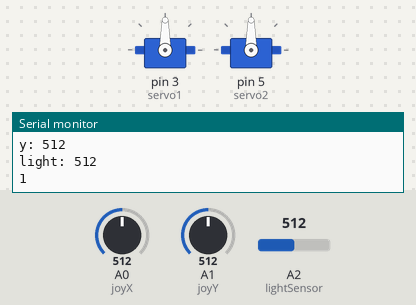
Simulated run of this sketch. Board: Arduino Mega 2560, built with avr-gcc and run on an emulated ATmega2560. Parts: 2 × servo, the last lines printed to the serial monitor. The inputs (shaded band) are chosen by the test bench; at power-on: A0 (joyX) = 512, A1 (joyY) = 512, A2 (lightSensor) = 512.

Above: at 1.2 s.
1.3 s: A0 (joyX) set to 200
At 3.6 s:
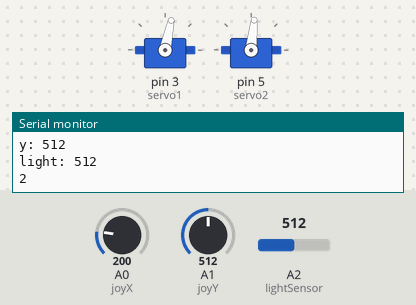
4.1 s: A1 (joyY) set to 0
At 5.3 s:
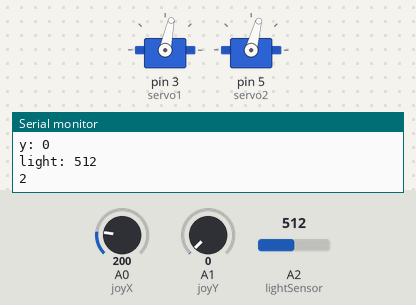
5.6 s: A0 (joyX) set to 306
At 6.1 s:
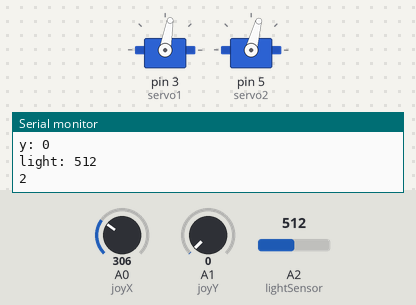
7.1 s: A1 (joyY) set to 1023
At 7.9 s:
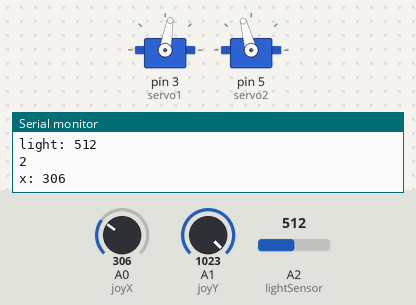
8.6 s: A0 (joyX) set to 122
At 9.7 s:
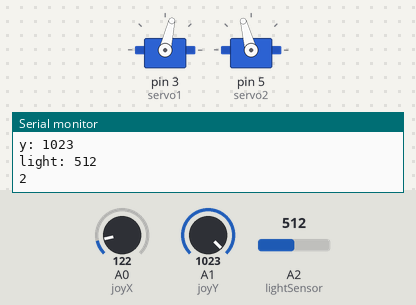
10.1 s: A0 (joyX) set to 1023
At 11.6 s:
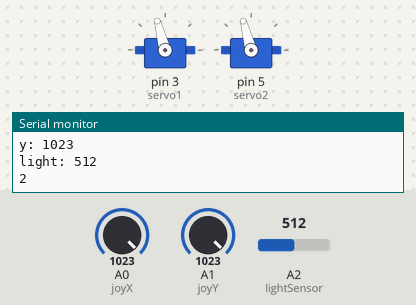
Timing chart, 0 to 12.6 s (numbered marks = the images above; inputs shaded):
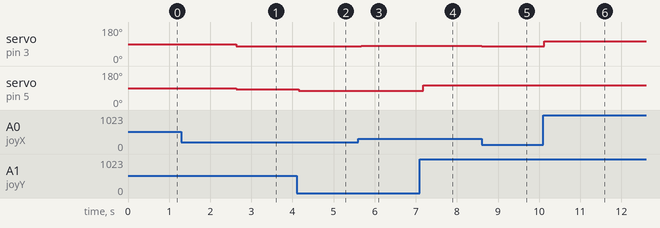

The sketch:

maze.ino
```cpp
#include <Servo.h>
#include "maze.h"

// servo objects
Servo myServo1;
Servo myServo2;

int servo1 = 3; // digital PWM pin servo1
int servo2 = 5; // digital PWM pin servo2
int joyX = A0;
int joyY = A1; // analog pins for joystick
int baseX = 820;
int baseY = 840;

int lightSensor = A2;
int joySw = 1;

// variables
int valX, valY, lightReading;
state CURRENT_STATE;
int countdown;
int saved_clock;

// interrupt handler that resets the game
void changeState() {
  initialize_vars();
}

// resets the game, setting the state back to the initial state,
// resetting state variables, and moving the servo back to its neutral position
void initialize_vars() {
  CURRENT_STATE = (state) 1;
  countdown = 3;
  saved_clock = millis();
  myServo1.write(90);
  myServo2.write(90);
}

void setup() {
  // attach servos to servo objects
  myServo1.attach(servo1);
  myServo2.attach(servo2);
  pinMode(joySw, INPUT_PULLUP);
  attachInterrupt(digitalPinToInterrupt(joySw), changeState, FALLING);
  Serial.begin(9600);
  while (!Serial);
  Serial1.begin(9600);

  initialize_vars();
//  test_all_tests();
}

void loop() {
  update_inputs();
  Serial.println(CURRENT_STATE);
  CURRENT_STATE = update_fsm(CURRENT_STATE, millis());
  delay(100);
}

// updates the state variables using joystick values and light sensor reading
// also prints these values to the Serial
void update_inputs() {
  valX = analogRead(joyX);
  valY = analogRead(joyY);
  lightReading = analogRead(lightSensor);
  Serial.print("x: ");
  Serial.println(valX);
  Serial.print("y: ");
  Serial.println(valY);

  // light sensor reading
  Serial.print("light: ");
  Serial.println(lightReading);
}


// this function takes in two joystick values (x and y positions) and
// maps it to values that are then used to set the servo position
// (here, we restrict the bounds to 75-105 degrees as opposed to 0-180)
void update_servo(int valX, int valY) {
  // scale the values to use with the servo
  if (valX > baseX) {
    valX = map(valX, baseX, 1023, 90, 105); // 15 degree restriction
  } else {
    valX = map(valX, 0, baseX, 75, 90);
  }
  if (valY > baseY) {
    valY = map(valY, baseY, 1023, 90, 105);
  } else {
    valY = map(valY, 0, baseY, 75, 90);
  }

  // set servo position
  myServo1.write(valX);
  myServo2.write(valY);
}

// update the fsm using the current state and the current timestamp
state update_fsm(state cur_state, long mils) {
  state next_state;
  switch (cur_state) {
    case sDISP_COUNTDOWN:
      if ((mils - saved_clock) >= 500 and countdown >= 0) { // transition 1-1
        Serial1.write(countdown);
        countdown -= 1;
        saved_clock = mils;
        next_state = sDISP_COUNTDOWN;
      } else if ((mils - saved_clock) >= 500 and countdown < 0) { // transition 1-2
        Serial1.write(4);
        saved_clock = mils;
        next_state = sIN_GAME;
      } else { // transition 1-1
        next_state = sDISP_COUNTDOWN;
      }
      break;
    case sIN_GAME:
      if (lightReading < 210) { // transition 2-3
        Serial1.write(5);
        next_state = sGAME_OVER;
      } else { // transition 2-2
        Serial1.write(4);
        update_servo(valX, valY);
        next_state = sIN_GAME;
      }
      break;
    case sGAME_OVER:
      Serial1.write(5);
      next_state = sGAME_OVER; // transition 3-3
      break;
    default:
      Serial1.write(5);
      next_state = sGAME_OVER;
      break;
  }
  return next_state;
}
```

maze.h
```cpp
typedef enum {
  sDISP_COUNTDOWN = 1,
  sIN_GAME = 2,
  sGAME_OVER = 3,
} state;

//#define TESTING
//bool test_all_tests();
```

maze_tests.ino
```cpp
/*
 * A struct to keep all 9 state variables in one place
 */
typedef struct {
  long mils;
} state_inputs;

/*
 * A struct to keep all 9 state variables in one place
 */
typedef struct {
  int valx;
  int valy;
  int joySW;
  int lightReading;
  int countdown;
  int saved_clock;
} state_vars;

bool test_transition(state start_state,
                     state end_state,
                     state_inputs test_state_inputs,
                     state_vars start_state_vars,
                     state_vars end_state_vars,
                     bool verbos);
/*
 * Helper function for printing states
 */
char* s2str(state s) {
  switch(s) {
    case sDISP_COUNTDOWN:
    return "(1) DISP_COUNTDOWN";
    case sIN_GAME:
    return "(2) IN_GAME";
    case sGAME_OVER:
    return "(3) GAME_OVER";
    default:
    return "???";
  }
}

/*
 * Given a start state, inputs, and starting values for state variables, tests that
 * update_fsm returns the correct end state and updates the state variables correctly
 * returns true if this is the case (test passed) and false otherwise (test failed)
 *
 * Need to use "verbos" instead of "verbose" because verbose is apparently a keyword
 */
bool test_transition(state start_state,
                     state end_state,
                     state_inputs test_state_inputs,
                     state_vars start_state_vars,
                     state_vars end_state_vars,
                     bool verbos) {
  valX = start_state_vars.valx;
  valY = start_state_vars.valy;
  joySw = start_state_vars.joySW;
  lightReading = start_state_vars.lightReading;
  countdown = start_state_vars.countdown;
  saved_clock = start_state_vars.saved_clock;
  state result_state = update_fsm(start_state, test_state_inputs.mils);
  bool passed_test = (end_state == result_state and
                      valX == end_state_vars.valx and
                      valY == end_state_vars.valy and
                      joySw == end_state_vars.joySW and
                      lightReading == end_state_vars.lightReading and
                      countdown == end_state_vars.countdown and
                      saved_clock == end_state_vars.saved_clock);
  if (! verbos) {
    return passed_test;
  } else if (passed_test) {
    char s_to_print[200];
    sprintf(s_to_print, "Test from %s to %s PASSED", s2str(start_state), s2str(end_state));
    Serial.println(s_to_print);
    return true;
  } else {
    char s_to_print[200];
    Serial.println(s2str(start_state));
    sprintf(s_to_print, "Test from %s to %s FAILED", s2str(start_state), s2str(end_state));
    Serial.println(s_to_print);
    sprintf(s_to_print, "End state expected: %s | actual: %s", s2str(end_state), s2str(result_state));
    Serial.println(s_to_print);
    sprintf(s_to_print, "Inputs: mils %ld", test_state_inputs.mils);
    Serial.println(s_to_print);
    sprintf(s_to_print, "          %2s | %2s | %5s | %3s | %3s | %5s", "valX", "valY", "joySw", "LightReading", "countdown", "saved_clock");
    Serial.println(s_to_print);
    sprintf(s_to_print, "expected: %2d | %2d | %5s | %3d | %3d | %5d", end_state_vars.valx, end_state_vars.valy, end_state_vars.joySW, end_state_vars.lightReading, end_state_vars.countdown, end_state_vars.saved_clock);
    Serial.println(s_to_print);
    sprintf(s_to_print, "actual:   %2d | %2d | %5s | %3d | %3d | %5d", valX, valY, joySw, lightReading, countdown, saved_clock);
    Serial.println(s_to_print);
    return false;
  }
}

const state test_states_in[5] = {(state) 1, (state) 1, (state) 2, (state) 2, (state) 3};
const state test_states_out[5] = {(state) 2, (state) 1, (state) 3, (state) 2, (state) 3};
const state_inputs test_input[5] = {{1000}, {600}, {2000}, {1500}, {2500}};
const state_vars test_in_vars[5] = {{90,90,1,1023,-1,500}, {90,90,1,1023,3, 0}, {90,90,1,40,-1,1500}, {90,90,1,1023,-1,600}, {90,90,1,1023,-1,2500}};
const state_vars test_out_vars[5] = {{90,90,1,1023,-1,1000}, {90,90,1,1023,2,600}, {90,90,1,40,-1,1500}, {90,90,1,1023,-1,600}, {90,90,1,1023,-1,2500}};

/*
 * Runs through all the test cases defined above
 */
bool test_all_tests() {
  for (int i = 0; i < 5; i++) {
    Serial.print("Running test ");
    Serial.println(i);
    if (!test_transition(test_states_in[i], test_states_out[i], test_input[i], test_in_vars[i], test_out_vars[i], true)) {
      return false;
    }
    Serial.println();
  }
  Serial.println("All tests passed!");
  return true;
}
```

Measured:
- after the input at 1.3 s, servo on pin 3 (servo1): 90° → 78° after 1.3 s
- after the input at 4.1 s, servo on pin 5 (servo2): 84° → 75° after 0.05 s
- after the input at 5.6 s, servo on pin 3 (servo1): 78° → 80° after 0.07 s
- after the input at 7.1 s, servo on pin 5 (servo2): 75° → 105° after 0.09 s
- after the input at 8.6 s, servo on pin 3 (servo1): 80° → 77° at once
- after the input at 10.1 s, servo on pin 3 (servo1): 77° → 105° at once
